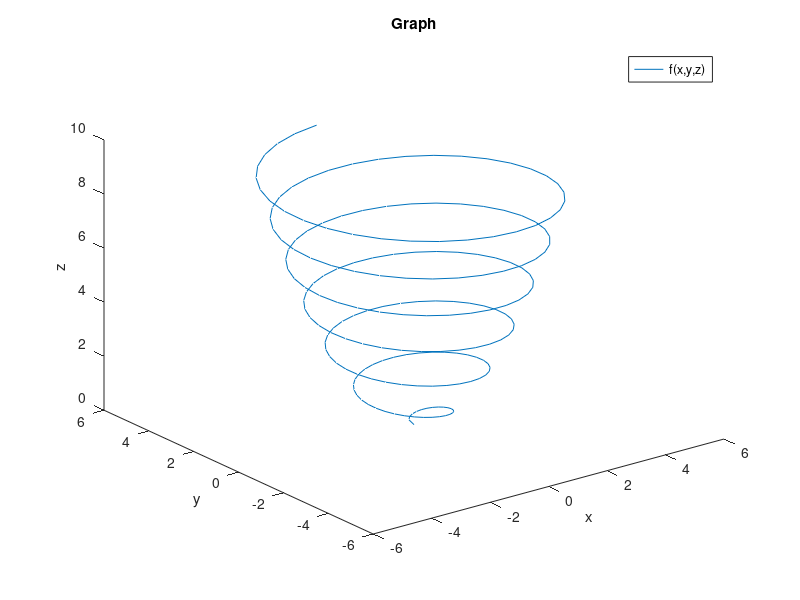

MATLAB code to generate this figure:
clc
clear 
close all 

% Bai 8
t = linspace(0,6*pi,200);
x = sqrt(t).*sin(2*t);
y = sqrt(t).*cos(2*t);
z = 0.5*t;
plot3(x,y,z);
xlabel('x');
ylabel('y');
zlabel('z');
title("Graph");
legend("f(x,y,z)");